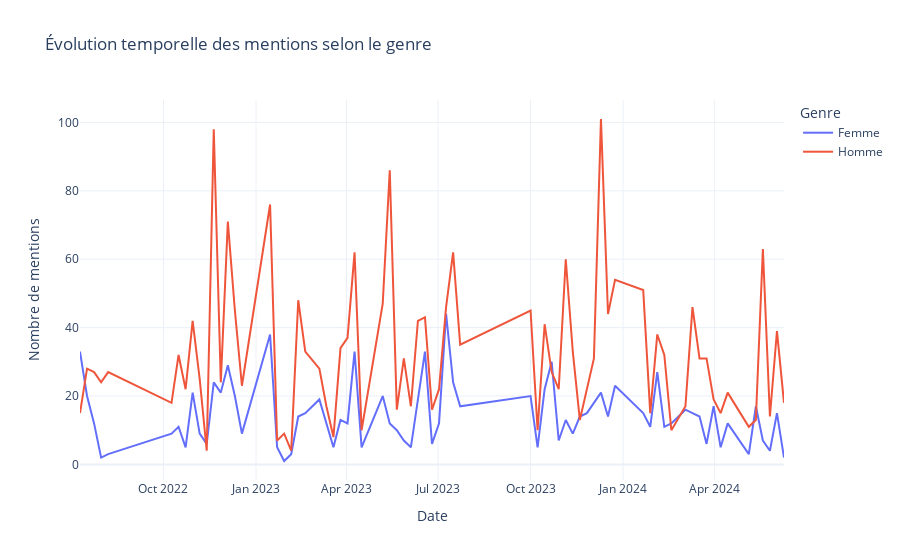

The notebook cell saved with this chart:
### Code cell
# Grouper par semaine et genre
df_civ_grouped = (
    df.groupby([pd.Grouper(key="DateSeance_day", freq="W"), "civ"])
    .size()
    .reset_index(name="mentions")
)

fig_gender = px.line(
    df_civ_grouped,
    x="DateSeance_day",
    y="mentions",
    color="civ",
    title="Évolution temporelle des mentions selon le genre",
    labels={"DateSeance_day": "Date", "mentions": "Nombre de mentions", "civ": "Genre"},
    template="plotly_white",
)

fig_gender.show()
